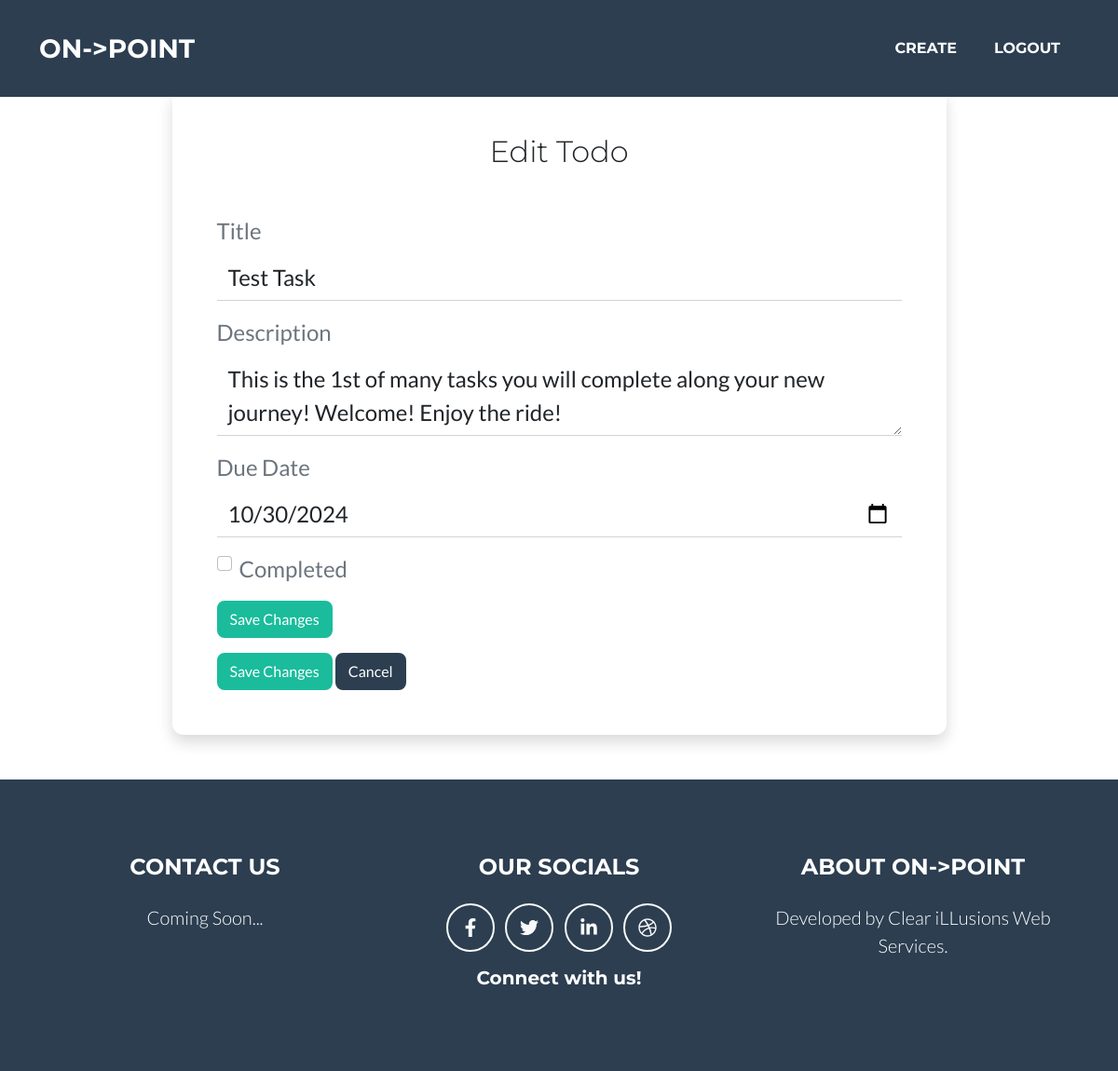
Page /edit/1 (signed in) on the committed database.
### models.py (models this page shows, shortened)
class Todo(db.Model):
    id = db.Column(db.Integer, primary_key=True)
    title = db.Column(db.String(100), nullable=False)
    description = db.Column(db.String(255), nullable=False)
    due_date = db.Column(db.Date, nullable=False)
    completed = db.Column(db.Boolean, default=False)
    user_id = db.Column(db.Integer, db.ForeignKey('user.id'), nullable=False)

### main.py (the view, shortened to what this page needs)
@app.route('/edit/<int:todo_id>', methods=['GET', 'POST'])
@login_required
def edit_todo(todo_id):
    todo = Todo.query.get_or_404(todo_id)
    if todo.user_id != current_user.id:
        abort(403) # Forbidden if the task does not belong to the current user
    form = EditTodoForm(obj=todo)
    return render_template('edit.html', form=form, todo=todo)

### forms.py
class EditTodoForm(FlaskForm):
    title = StringField('Title', validators=[DataRequired()])
    description = CKEditorField('Description', validators=[DataRequired()])
    due_date = DateField('Due Date', format='%Y-%m-%d', validators=[Optional()])
    completed = BooleanField('Completed')
    submit = SubmitField('Save Changes')

### main.py (called while the page is built)
@login_manager.user_loader
def load_user(user_id):
    return User.query.get(int(user_id))

### templates/edit.html (shortened to what this page needs)
{% from "bootstrap5/form.html" import render_form %}
{% extends 'base.html' %}
{% block content %}
    <body>
      <div class="container">
        <div class="row">
          <div class="col-lg-10 col-xl-9 mx-auto">
            <div class="card flex-row my-5 border-0 shadow rounded-3 overflow-hidden">
              <div class="card-body p-4 p-sm-5">
                <h4 class="card-title text-center mb-5 fw-light fs-5">Edit Todo</h4>
                <form method="POST">
                  <div class="form-floating mb-3">
                    {{ render_form(form, novalidate=true) }}
                  </div>
                  <button type="submit" class="btn btn-primary">Save Changes</button>
                  <a href="{{ url_for('user_home') }}" class="btn btn-secondary">Cancel</a>
                </form>
              </div>
            </div>
          </div>
        </div>
      </div>
    </body>
{% endblock %}

### rows in the picture
Todo: title "Test Task", description "This is the 1st of many tasks you will complete along your new journey! Welcome! Enjoy the ride!", due_date "10/30/2024"
